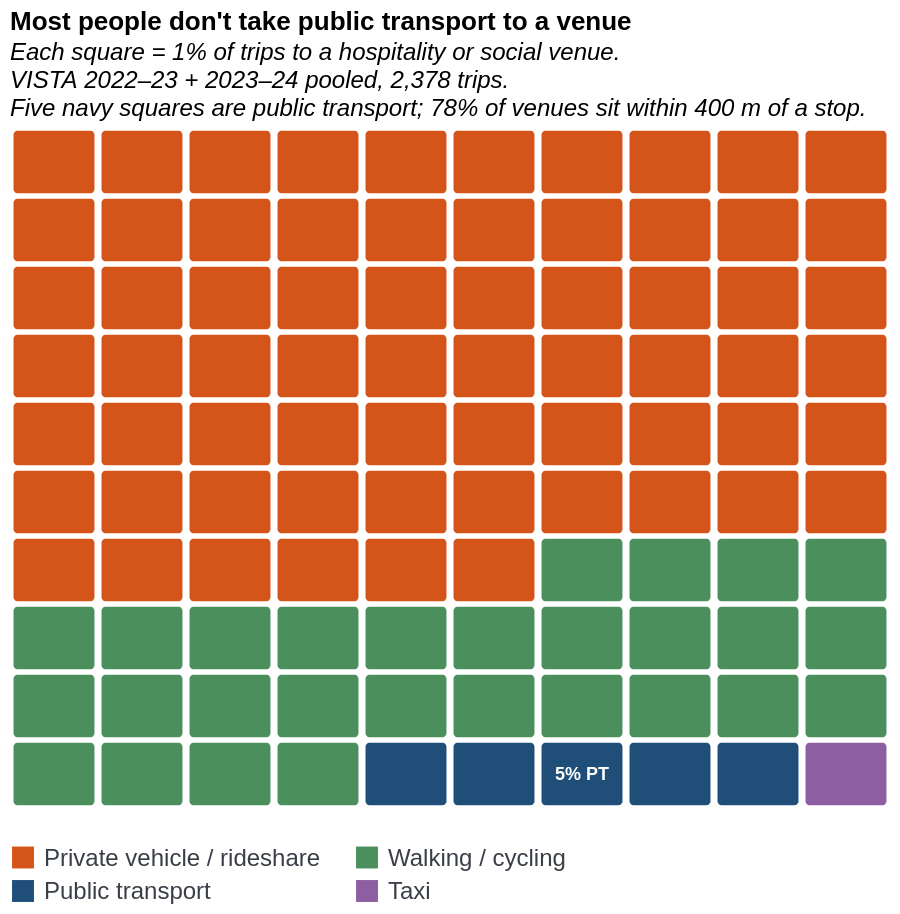

Here is the Vega-Lite specification saved for this chart:
### Vega-Lite specification from a JSON file in a GitHub repository (floating-point values rounded to 4 significant figures)
{"$schema": "https://vega.github.io/schema/vega-lite/v5.json", "description": "Chart 21 — Waffle unit chart: 100 boxes each = 1 percentage point of trips to a hospitality or social venue by main mode. VISTA 2022-23 + 2023-24 pooled, 2,378 surveyed trips. Each box is generated inline via a sequence transform — no CSV required. The layout is a 10x10 grid with 44 px horizontal steps and 34 px vertical steps, keeping the plotted height aligned with chart-19 while making the boxes wider. Five navy boxes (indices 94–98) are public transport (5.3% rounded to 5), sitting in the bottom row against a sea of grey (66 car boxes) and light-grey (28 walking boxes). The visual makes the 5-vs-66 asymmetry visceral rather than merely numerical. The proximity paradox hook ('78% of venues sit within 400 m of a stop') is embedded in the wrapped subtitle. Data: VISTA, DTP Victoria, CC BY 4.0; derived by scripts/derive_hospitality_modes.py.", "title": {"text": "Most people don't take public transport to a venue", "subtitle": ["Each square = 1% of trips to a hospitality or social venue.", "VISTA 2022–23 + 2023–24 pooled, 2,378 trips.", "Five navy squares are public transport; 78% of venues sit within 400 m of a stop."], "anchor": "start", "subtitleFontStyle": "italic"}, "width": {"step": 44}, "height": {"step": 34}, "data": {"sequence": {"start": 0, "stop": 100, "as": "index"}}, "transform": [{"calculate": "datum.index % 10", "as": "col"}, {"calculate": "floor(datum.index / 10)", "as": "row"}, {"calculate": "datum.index < 66 ? 'Private vehicle / rideshare' : datum.index < 94 ? 'Walking / cycling' : datum.index < 99 ? 'Public transport' : 'Taxi'", "as": "mode_group"}, {"calculate": "datum.mode_group == 'Private vehicle / rideshare' ? '65.7%' : datum.mode_group == 'Walking / cycling' ? '27.5%' : datum.mode_group == 'Public transport' ? '5.3%' : '1.2%'", "as": "share_label"}], "layer": [{"mark": {"type": "rect", "cornerRadius": 2}, "encoding": {"x": {"field": "col", "type": "ordinal", "title": null, "axis": null, "scale": {"paddingInner": 0.08, "paddingOuter": 0.04}}, "y": {"field": "row", "type": "ordinal", "title": null, "axis": null, "scale": {"paddingInner": 0.08, "paddingOuter": 0.04}}, "color": {"field": "mode_group", "type": "nominal", "title": null, "scale": {"domain": ["Private vehicle / rideshare", "Walking / cycling", "Public transport", "Taxi"], "range": ["#d4541a", "#4a8f5c", "#1f4e79", "#8e5ea2"]}, "legend": {"orient": "bottom", "columns": 2, "labelFontSize": 12, "labelColor": "#3a3f47", "symbolSize": 120, "columnPadding": 16, "rowPadding": 4}}, "tooltip": [{"field": "mode_group", "title": "Mode"}, {"field": "share_label", "title": "Share of trips"}]}}, {"description": "Direct label on the five navy PT squares — makes the 5% figure readable without consulting the legend.", "transform": [{"filter": "datum.index == 96"}], "mark": {"type": "text", "align": "center", "baseline": "middle", "fontSize": 9, "fontWeight": "bold", "color": "white", "text": "5% PT"}, "encoding": {"x": {"field": "col", "type": "ordinal", "scale": {"paddingInner": 0.08, "paddingOuter": 0.04}}, "y": {"field": "row", "type": "ordinal", "scale": {"paddingInner": 0.08, "paddingOuter": 0.04}}}}], "config": {"view": {"stroke": null}, "axis": {"labelColor": "#3a3f47", "titleColor": "#3a3f47"}}}
